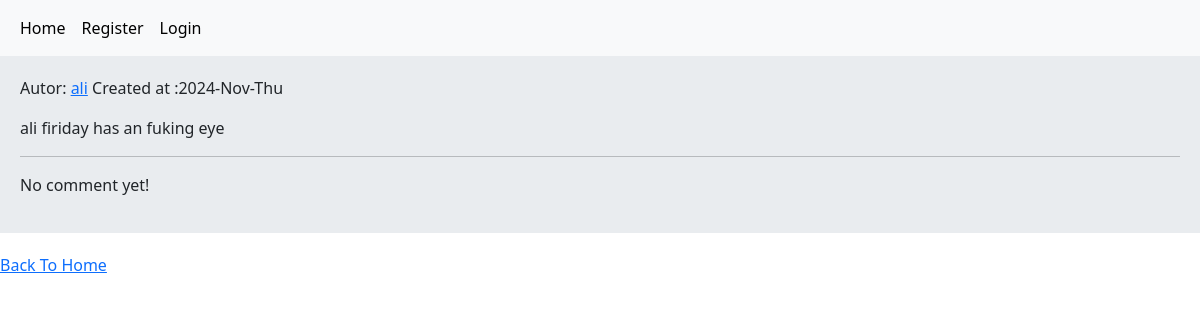
Before: /post/2/firday/ with the older database file.
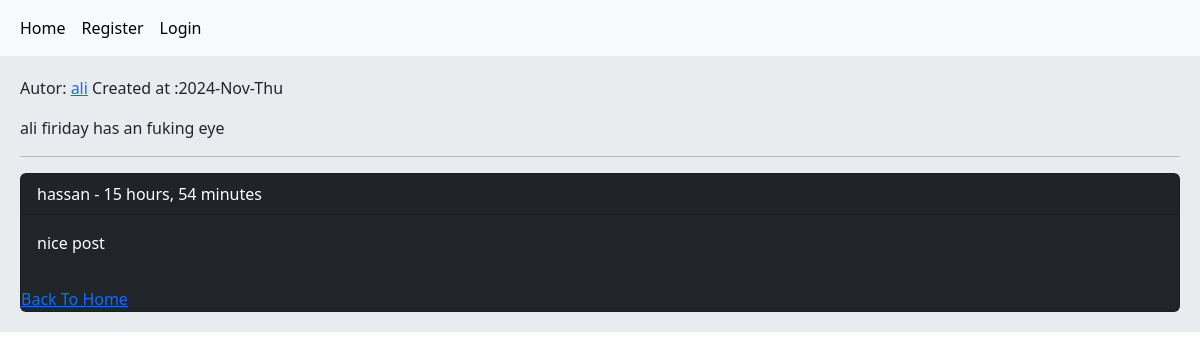
After: the same page with the newer database file.
### home/models.py (models this page shows, shortened)
class Post(models.Model):
    user = models.ForeignKey(User, on_delete=models.CASCADE, related_name='posts')
    title = models.CharField(max_length=200)
    body = models.TextField()
    slug = models.SlugField(unique=True)
    created = models.DateTimeField(auto_now_add=True)
    updated = models.DateTimeField(auto_now=True)
    class Meta:
        ordering = ('-created',)

class Comment(models.Model):
    user = models.ForeignKey(User, on_delete=models.CASCADE, related_name='user_comments')
    post = models.ForeignKey(Post, on_delete=models.CASCADE, related_name='post_comments')
    reply = models.ForeignKey('self', on_delete=models.CASCADE, related_name='replies_comments', blank=True, null=True)
    is_reply = models.BooleanField(default=False)
    body = models.TextField(max_length=500)
    created = models.DateTimeField(auto_now_add=True)

### home/views.py (the view)
# urls.py: path('post/<int:pk>/<slug:slug>/', views.PostDetailView.as_view(), name='post_detail'),
class PostDetailView(View):
    def get(self, request, pk, slug):
        post = get_object_or_404(Post, pk=pk, slug=slug)
        comment = post.post_comments.filter(is_reply=False)
        return render(request, 'home/detail.html', {'post': post, 'comment': comment})

### home/templates/home/detail.html (shortened to what this page needs)
{% extends 'master.html' %}
{% block body %}
    <p>Autor: <a href="{% url 'account:user_profile' post.user.id %}" class="mr-1"> {{ post.user.username }}</a>
        Created at :{{ post.updated|date:"Y-M-D" }}</p>
    <p>{{ post.body }}</p>
    <hr>
    {% for com in comment %}
        <div class="card bg-dark text-white">
            <p class="card-header">
                {{ com.user }} - {{ com.created|timesince }}
            </p>
            <p class="card-body">
                {{ com.body }}
            </p>
            {% empty %}
            <p class="card-body">No comment yet!</p>
        </div>
    {% endfor %}
    <a href="{% url  'home:home' %}">Back To Home</a>
{% endblock %}

### templates/master.html (shortened to what this page needs)
<!DOCTYPE html>
<html lang="en">
<head>
 {% load bootstrap5 %}
  {% bootstrap_css %}
</head>
<body>
{% include 'includes/navbar.html' %}
<div class="jumbotron">
    {% block body  %}
{% endblock %}
</div>
</body>
</html>

### templates/includes/navbar.html
<nav class="navbar navbar-expand-lg bg-body-tertiary bg-dark ">
  <div class="container-fluid">
    <div class="collapse navbar-collapse" id="navbarNavAltMarkup">
      <div class="navbar-nav">
        <a class="nav-link active"  href="{% url 'home:home' %}">Home</a>
       </div>
        <div class="navbar-nav">
           {% if  request.user.is_authenticated%}
               <a class="nav-link active"  href="{% url 'account:user_profile' request.user.pk%}">Profile</a>
           	 <a class="nav-link active"  href="{% url 'account:user_logout' %}">Logout</a>
           {% else %}
               <a class="nav-link active"  href="{% url 'account:user_register' %}">Register</a>
            <a class="nav-link active"  href="{% url 'account:user_login' %}">Login</a>
        {% endif%}
       </div>
    </div>
  </div>
</nav>

### templates/master.html (style rules this page uses)
.jumbotron { padding: 20px; margin-bottom: 20px; background-color: #e9ecef; }

Changed rows visible on the page:
added Comment: user "hassan", created "15 hours, 54 minutes", body "nice post"
Other visible differences:
text no longer shown: "No comment yet!"
